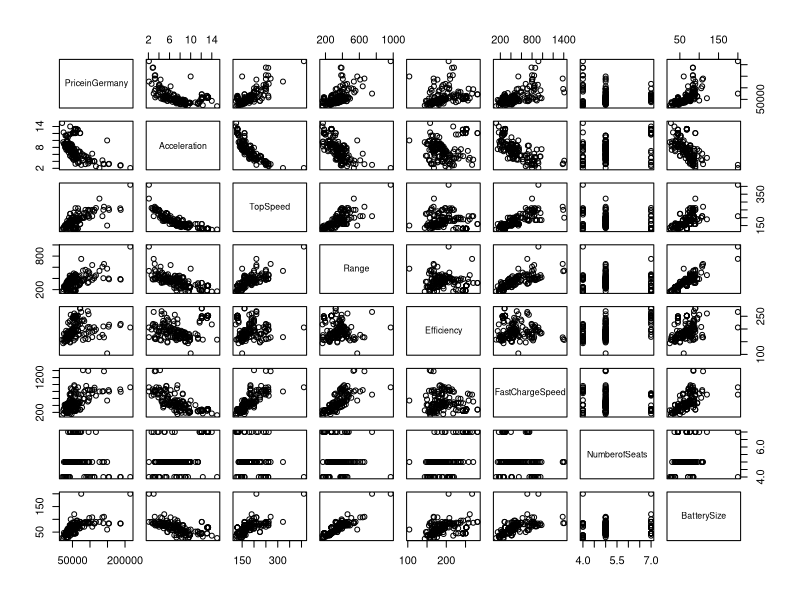
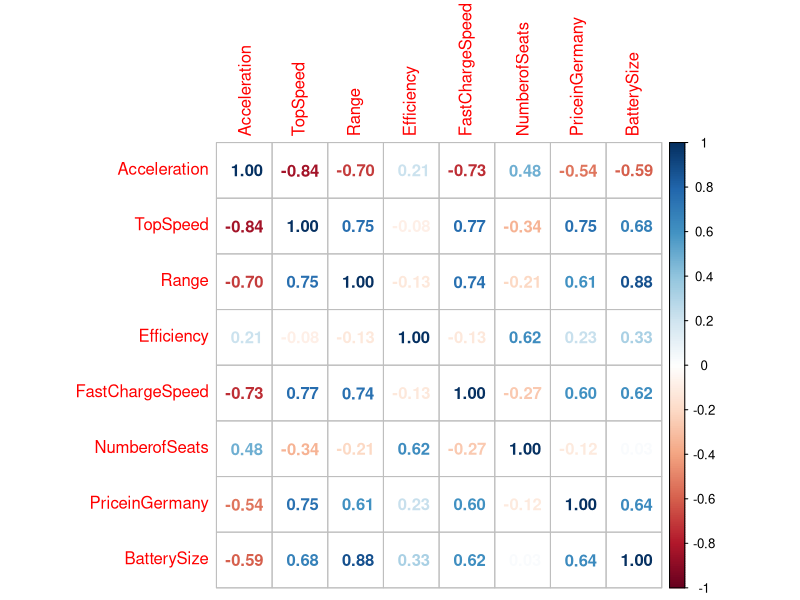
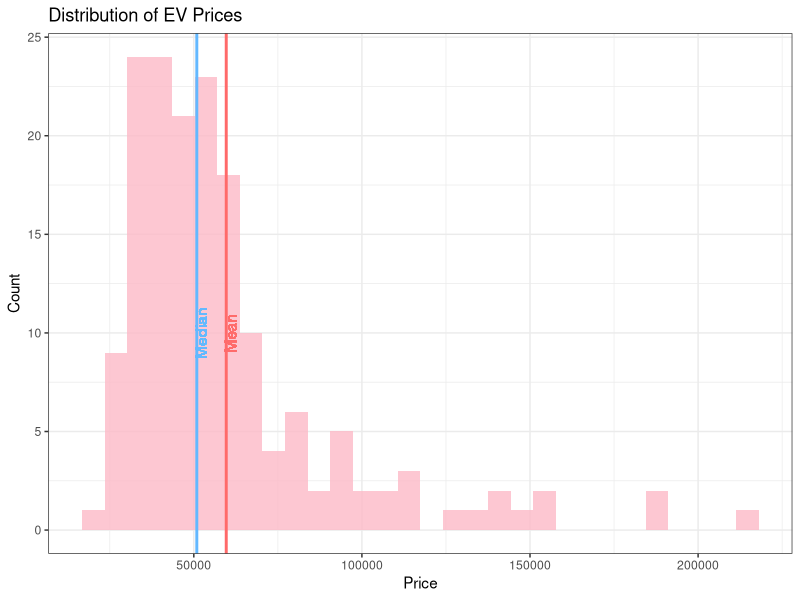
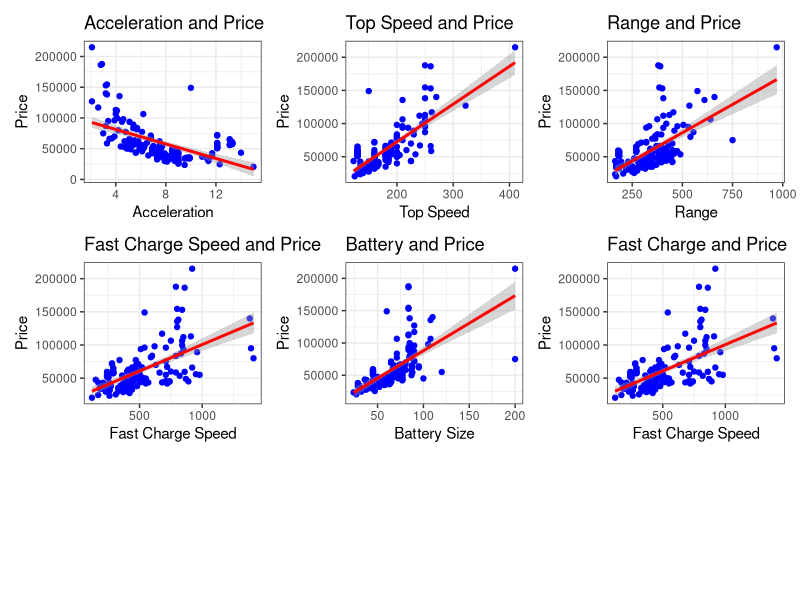
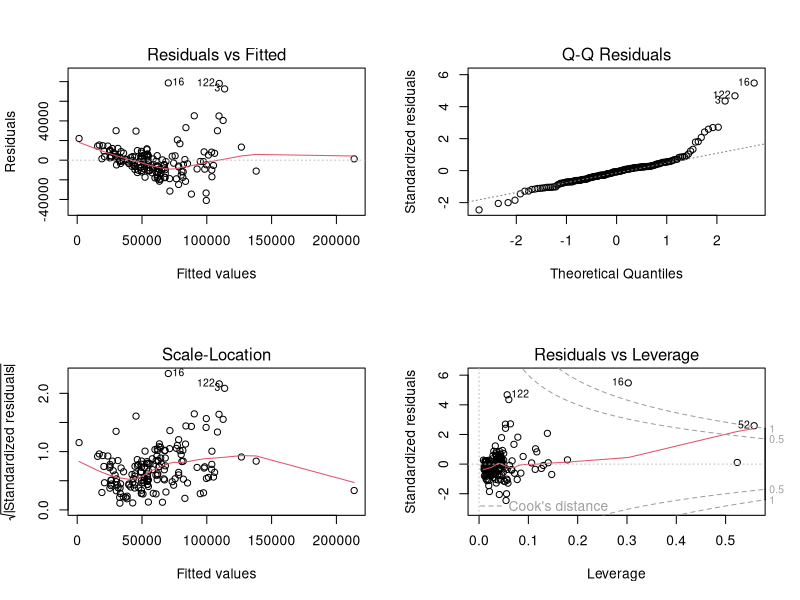
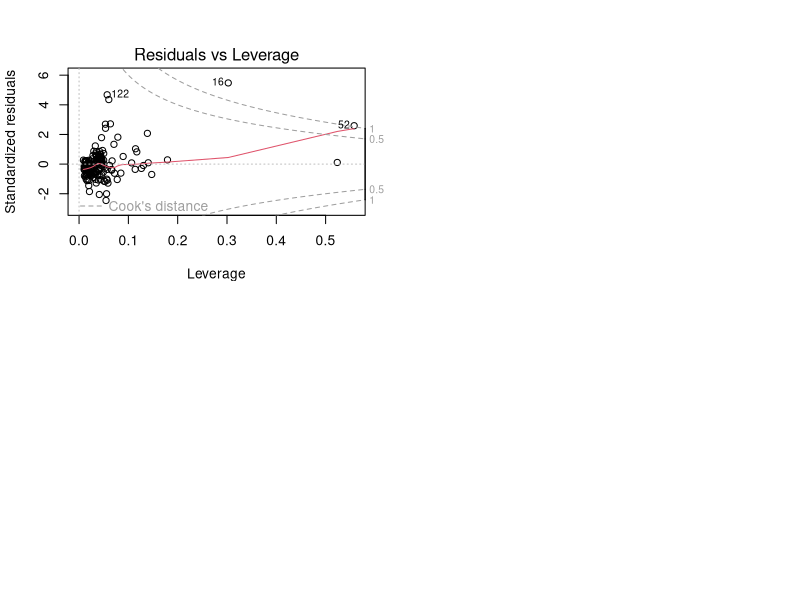
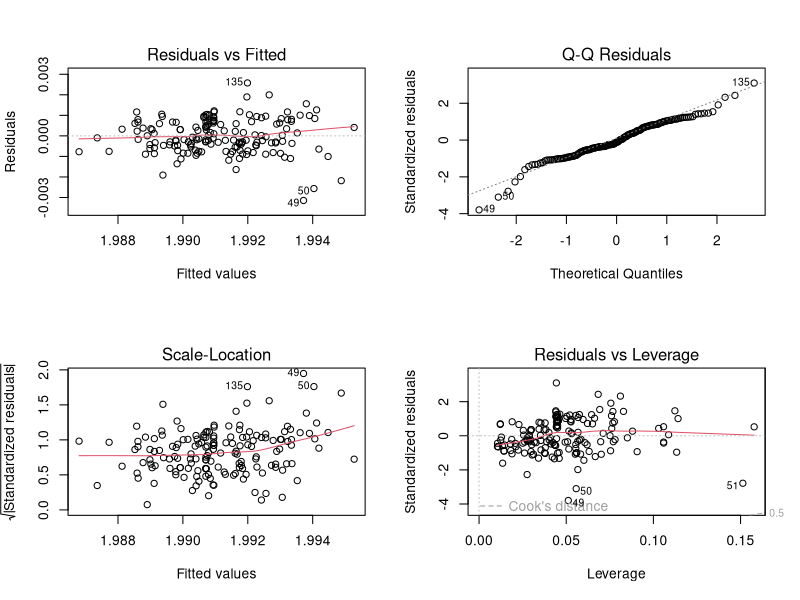
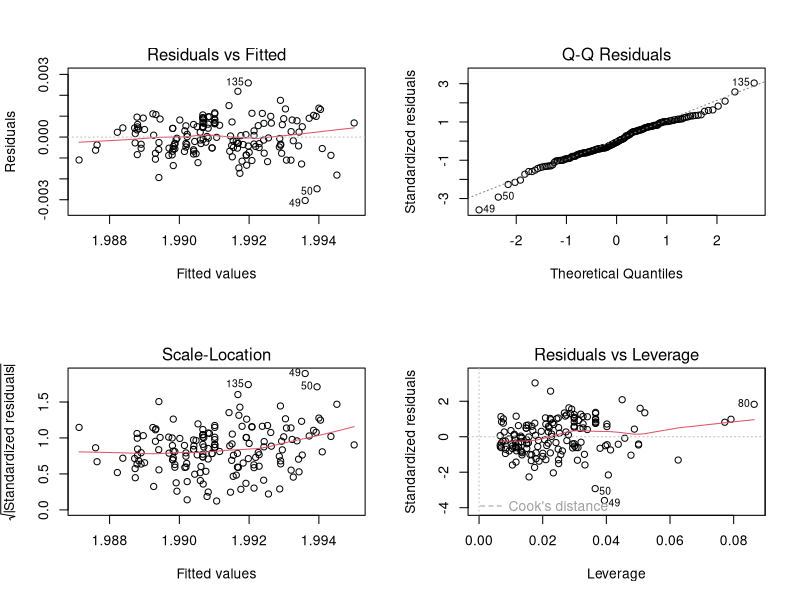

These figures' R source, in order:
## ---- chunk 1
knitr::opts_chunk$set(echo = TRUE, warning = FALSE)
library(tidyverse)
library(readxl)
library(MASS)
library(car)
library(corrplot)
library(patchwork)
## ---- chunk 2
ev <- read_xlsx('Electric Vehicle Data/Cheapestelectriccars-EVDatabase.xlsx',
                sheet = 'Cheapestelectriccars- UTF8')

## ---- chunk 3
# Convert Character Vectors into useable numeric vectors
ev$BatterySize <- as.numeric(gsub(".* ([0-9]{2,3}[.]*[0-9]*) kWh", "\\1", ev$Subtitle))
libra_strip <- gsub(".([0-9]{2,3},[0-9]{3})", "\\1", ev$PriceinUK) # strip the libra symbol
ev$PriceinUK <- as.numeric(gsub(",", "", libra_strip))
ev$Acceleration <- as.numeric(gsub(" sec", "", ev$Acceleration))
ev$TopSpeed <- as.numeric(gsub(" km/h", "", ev$TopSpeed))
ev$Range <- as.numeric(gsub(" km", "", ev$Range))
ev$Efficiency <- as.numeric(gsub(" Wh/km", "", ev$Efficiency))
ev$FastChargeSpeed <- as.numeric(gsub(" km/h", "", ev$FastChargeSpeed))
ev$Drive <- as.factor(ev$Drive)
ev$PriceinGermany <- as.numeric(ev$PriceinGermany)
ev <- ev[,-2] #removing subtitle column
## ---- chunk 4
# Limit ev to complete records, German Prices
ev <- ev[complete.cases(cbind(ev$FastChargeSpeed, ev$PriceinGermany)),]
attach(ev)
## ---- chunk 5
head(ev)
## ---- chunk 6
#summary of Battery Size
summary(BatterySize)
## ---- chunk 7
#summary of EV prices in Germany
summary(PriceinGermany)
## ---- chunk 8
#summary of Top speed
summary(TopSpeed)
## ---- chunk 9
#summary of Battery Range
summary(Range)
## ---- chunk 10
ev_numeric <- ev[, -c(1,7,10 )] #Creating numeric data frame for correlation plots and removing price in UK
pairs(PriceinGermany~., ev_numeric)
## ---- chunk 11
corrplot(cor(ev_numeric), method = "number")
## ---- chunk 12
ggplot(ev_numeric, aes(x = PriceinGermany)) +    
  geom_histogram(alpha = 0.8,fill = "#fcb9c6") +
  geom_vline(aes(xintercept = mean(PriceinGermany)),col='indianred1',size=1)+ #Vertical Line for Mean
  geom_text(aes(x=mean(PriceinGermany) + 1250, label="Mean", y=10), colour="indianred1", angle=90) +
  geom_vline(aes(xintercept = median(PriceinGermany)),col='steelblue1',size=1)+ #Vertical Line for Median
  geom_text(aes(x=median(PriceinGermany) + 1250, label="Median", y=10), colour="steelblue1", angle=90) +
  labs(x= 'Price',y = 'Count', title = paste("Distribution of EV Prices")) +
  theme_bw()
## ---- chunk 13
v1 <- ggplot(ev_numeric, aes(x=Acceleration,y=PriceinGermany))+
  geom_point(color = "blue")+
  
  stat_smooth(aes(x=Acceleration,y=PriceinGermany),method="lm", color="red")+ #code for trend line
  theme_bw()+
  labs(x = 'Acceleration', 
       y = 'Price', 
       title = 'Acceleration and Price')

v2 <- ggplot(ev_numeric, aes(x=TopSpeed,y=PriceinGermany))+
  geom_point(color = "blue")+
  
  stat_smooth(aes(x=TopSpeed,y=PriceinGermany),method="lm", color="red")+ #code for trend line
  theme_bw()+
  labs(x = 'Top Speed', 
       y = 'Price', 
       title = 'Top Speed and Price')


v3 <- ggplot(ev_numeric, aes(x=Range,y=PriceinGermany))+
  geom_point(color = "blue")+
  
  stat_smooth(aes(x=Range,y=PriceinGermany),method="lm", color="red")+ #code for trend line
  theme_bw()+
  labs(x = 'Range', 
       y = 'Price', 
       title = 'Range and Price')


v4 <- ggplot(ev_numeric, aes(x=FastChargeSpeed,y=PriceinGermany))+
  geom_point(color = "blue")+
  
  stat_smooth(aes(x=FastChargeSpeed,y=PriceinGermany),method="lm", color="red")+ #code for trend line
  theme_bw()+
  labs(x = 'Fast Charge Speed', 
       y = 'Price', 
       title = 'Fast Charge Speed and Price')

v5 <- ggplot(ev_numeric, aes(x=BatterySize,y=PriceinGermany))+
  geom_point(color = "blue")+
  
  stat_smooth(aes(x=BatterySize,y=PriceinGermany),method="lm", color="red")+ #code for trend line
  theme_bw()+
  labs(x = 'Battery Size', 
       y = 'Price', 
       title = 'Battery and Price')

v6 <- ggplot(ev_numeric, aes(x=FastChargeSpeed,y=PriceinGermany))+
  geom_point(color = "blue")+
  
  stat_smooth(aes(x=FastChargeSpeed,y=PriceinGermany),method="lm", color="red")+ #code for trend line
  theme_bw()+
  labs(x = 'Fast Charge Speed', 
       y = 'Price', 
       title = 'Fast Charge and Price')

patch = v1 + v2 + v3 + v4 + v5 + v6 + plot_layout(ncol=3, nrow=3) #patching all graphs in one frame
patch
## ---- chunk 14
model1 <- lm(PriceinGermany ~ ., data= ev_numeric)
summary(model1)

par(mfrow=c(2,2))
plot(model1)

## ---- chunk 15

plot(model1, which = 5)

## ---- chunk 16
ev[c(16,52,122),]
ev_numeric <- ev_numeric[-16,]
## ---- chunk 17
vif(model1)

## ---- chunk 18
summary(powerTransform(cbind(PriceinGermany, BatterySize, Acceleration, TopSpeed, Range, Efficiency, FastChargeSpeed, NumberofSeats) ~ 1, ev_numeric))

p1 <- powerTransform(PriceinGermany ~   BatterySize + Acceleration + TopSpeed + Range + Efficiency + FastChargeSpeed + NumberofSeats, ev_numeric)

## ---- chunk 19
model2 <- lm(bcPower(PriceinGermany, p1$roundlam) ~ log(BatterySize) + I(Acceleration^0.5) + I(TopSpeed^-1) + log(Range) + log(Efficiency) + log(FastChargeSpeed) + I(NumberofSeats^-1), ev_numeric)

par(mfrow=c(2,2))
plot(model2)


## ---- chunk 20
library(leaps)

best2 <- regsubsets(bcPower(PriceinGermany, p1$roundlam) ~ log(BatterySize) + I(Acceleration^0.5) + I(TopSpeed^-1) + log(Range) + log(Efficiency) + log(FastChargeSpeed) + I(NumberofSeats^-1), data = ev_numeric, nbest = 2, method = "exhaustive")

with(summary(best2), data.frame(adjr2,bic,cp,rss, outmat))



## ---- chunk 21


model5 <- lm(bcPower(PriceinGermany, p1$roundlam) ~ I(TopSpeed^-1) + log(Efficiency) + log(FastChargeSpeed), ev_numeric)

par(mfrow=c(2,2))
plot(model5)


## ---- chunk 22

AIC(model5)
vif(model5)
anova(model2,model5)

## ---- chunk 23
a <- data.frame(PriceinGermany = rep(1,163))
a$PriceinGermany <- ev_numeric$PriceinGermany^-0.5
a$TopSpeed <- ev_numeric$TopSpeed^-1
a$Efficiency <- log(ev_numeric$Efficiency)
a$FastChargeSpeed <- log(ev_numeric$FastChargeSpeed)

## ---- chunk 24

library(caret)

trainIndex <- createDataPartition(a$PriceinGermany, p = .8, 
                                  list = FALSE, 
                                  times = 1)

train <- a[trainIndex,]
test <- a[-trainIndex,]

formula = PriceinGermany ~ .
fitControl <- trainControl(method="cv",number = 10) #Hyper Parameters

lrmodel = train(formula, data = train,
                   method = "lm",trControl = fitControl,metric="RMSE") 

## ---- chunk 25

prediction <- test
prediction$pred <- predict(lrmodel, test)
prediction$pred <- prediction$pred^-2
prediction$PriceinGermany <- prediction$PriceinGermany^-2


## ---- chunk 26



ggplot(prediction, aes(x=pred,y=PriceinGermany))+
  geom_point(color = "blue")+
  
  stat_smooth(aes(x=pred,y=PriceinGermany),method="lm", color="red")+
  theme_bw()+
  theme(axis.title = element_text(size=16),axis.text = element_text(size=14))+
  xlab("Predicted Price")+
  ylab("Actual Price")

## ---- chunk 27

paste0("Our prediction R2 score : ", R2(prediction$pred , prediction$PriceinGermany))
paste0("Our prediction RMSE score : ", RMSE(prediction$pred , prediction$PriceinGermany))
paste0("Our prediction R2 score : ", MAE(prediction$pred , prediction$PriceinGermany))
paste0("Our prediction Error score : ", sigma(model5)/mean(prediction$PriceinGermany^-0.5))
